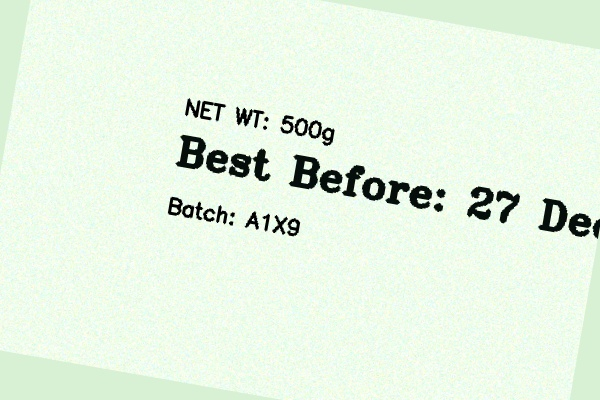
#> input picture tests/test_data/test_img_000.jpg, 600 x 400 px
$ python -i ocr_engine.py   (imports and definitions only)
#> lines starting #> are read from the running program, lines starting #| are printed output that depends on the picture
import cv2
import numpy as np
import easyocr
import math

# Task 6: Initialize with Hindi and English
try:
    reader = easyocr.Reader(['en', 'hi'], gpu=True)
except Exception as e:
    print(f"Warning: EasyOCR initialization failed. {e}")
    reader = None

# [21 lines left out: function deskew, not called in this run]

def preprocess_image(image, method='clahe'):
    """Various preprocessing methods"""
    if len(image.shape) == 3:
        gray = cv2.cvtColor(image, cv2.COLOR_BGR2GRAY)
    else:
        gray = image

    if method == 'clahe':
        clahe = cv2.createCLAHE(clipLimit=2.0, tileGridSize=(8,8))
        return clahe.apply(gray)
    elif method == 'otsu':
        _, thresh = cv2.threshold(gray, 0, 255, cv2.THRESH_BINARY + cv2.THRESH_OTSU)
        return thresh
    elif method == 'invert':
        return cv2.bitwise_not(gray)
    elif method == 'deskew':
        return deskew(image)
    return gray

# [30 lines left out: functions extract_text, try_all_preprocessings, not called in this run]

>>> import cv2
>>> picture = cv2.imread('../tests/test_data/test_img_000.jpg')
#> picture is the input picture: shape (400, 600, 3); mean B, G, R 226.9, 243.4, 229.9
>>> result = preprocess_image(picture)
#> in preprocess_image, `return clahe.apply(gray)`:
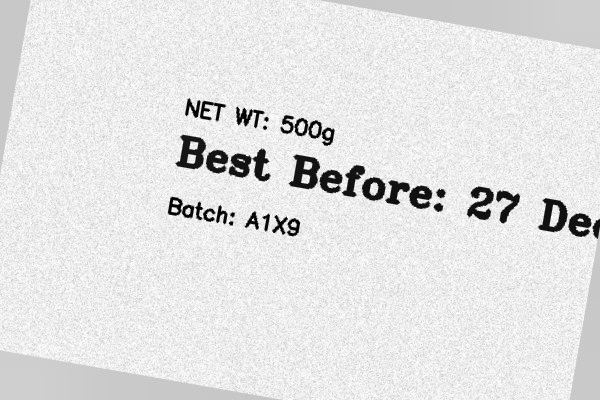
#> returned value: shape (400, 600); min 1, max 254, mean 226.5

$ run again, on tests/test_data/test_img_001.jpg
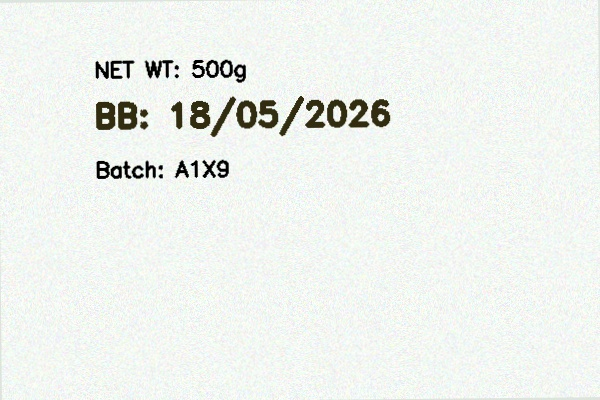
#> input picture tests/test_data/test_img_001.jpg, 600 x 400 px
#> picture is the input picture: shape (400, 600, 3); mean B, G, R 237, 241.2, 237.5
#> in preprocess_image, `return clahe.apply(gray)`:
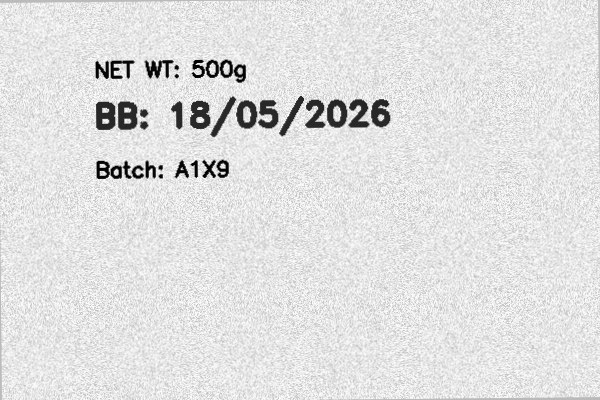
#> returned value: shape (400, 600); min 2, max 255, mean 224.2

$ run again, on tests/test_data/test_img_002.jpg
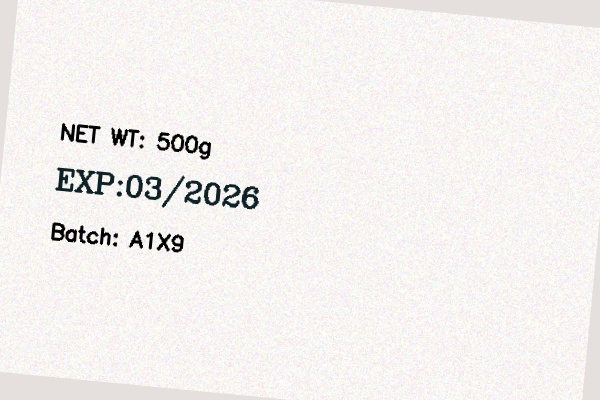
#> input picture tests/test_data/test_img_002.jpg, 600 x 400 px
#> picture is the input picture: shape (400, 600, 3); mean B, G, R 238.2, 239.7, 242.9
#> in preprocess_image, `return clahe.apply(gray)`:
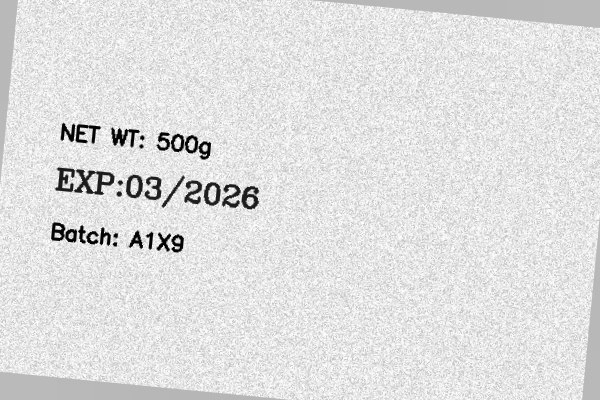
#> returned value: shape (400, 600); min 2, max 255, mean 223.7

$ run again, on tests/test_data/test_img_003.jpg
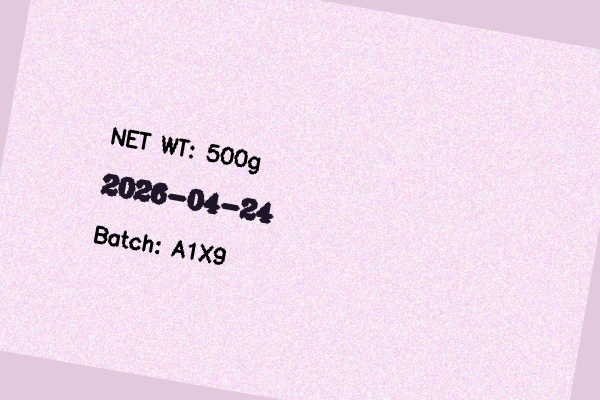
#> input picture tests/test_data/test_img_003.jpg, 600 x 400 px
#> picture is the input picture: shape (400, 600, 3); mean B, G, R 237.3, 219.7, 240.3
#> in preprocess_image, `return clahe.apply(gray)`:
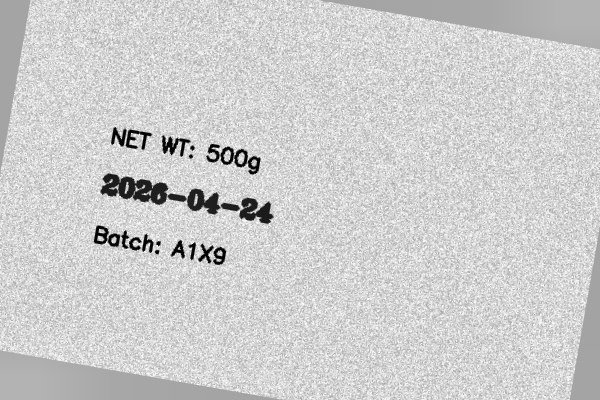
#> returned value: shape (400, 600); min 1, max 254, mean 205.7
